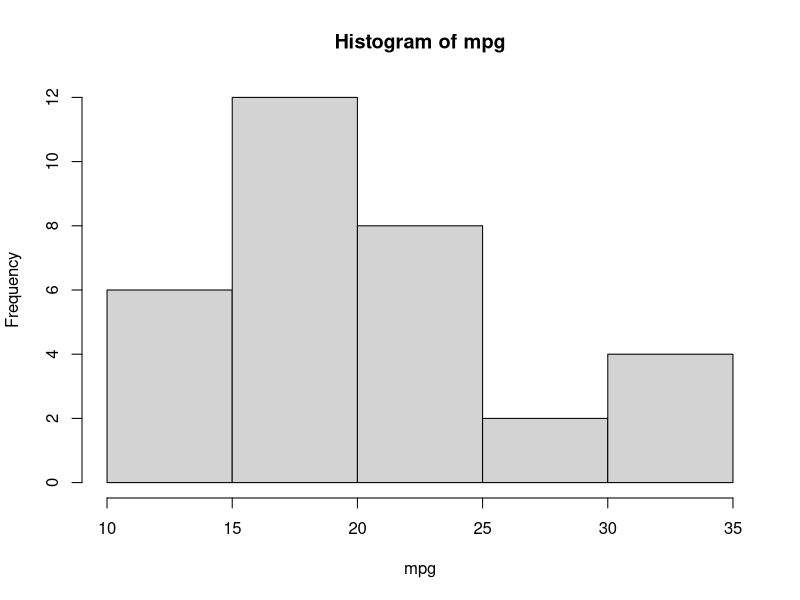
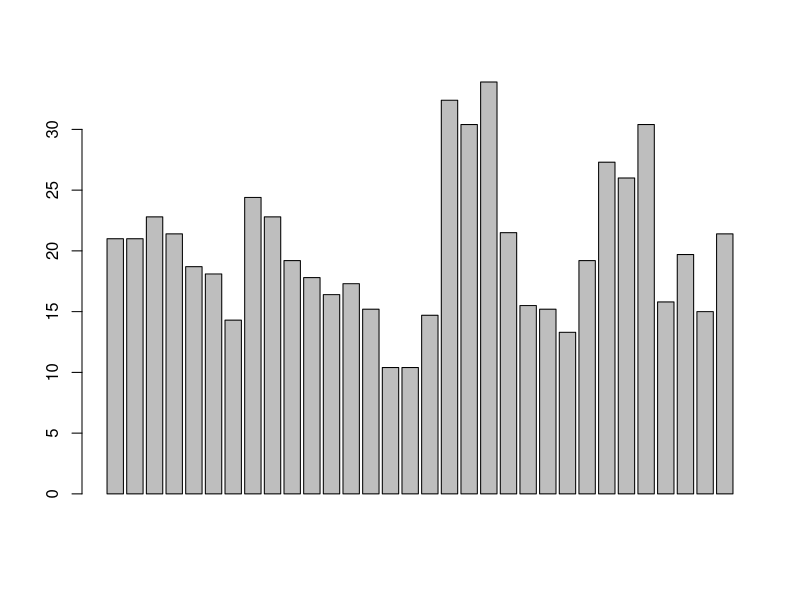
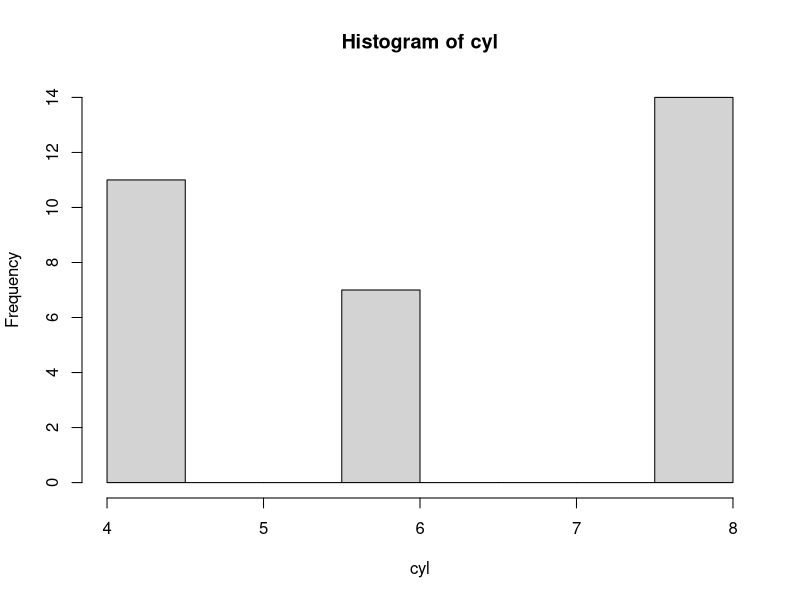
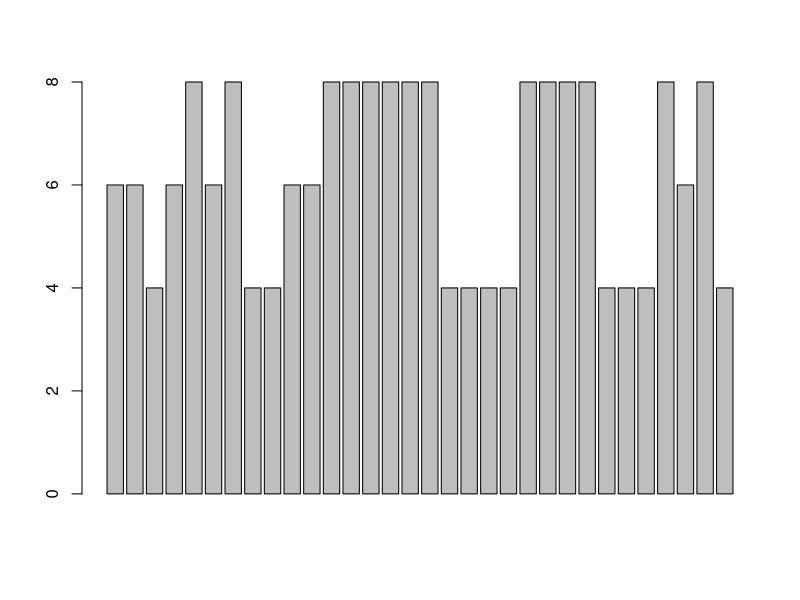
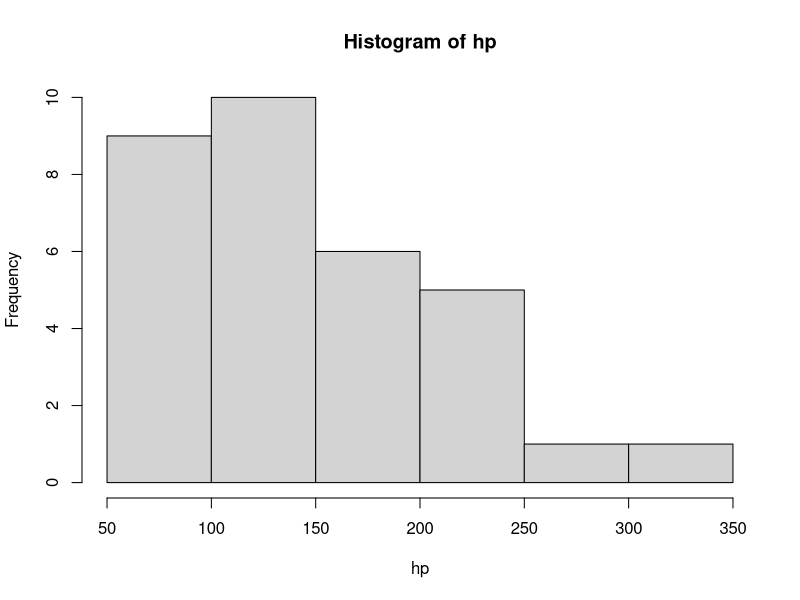
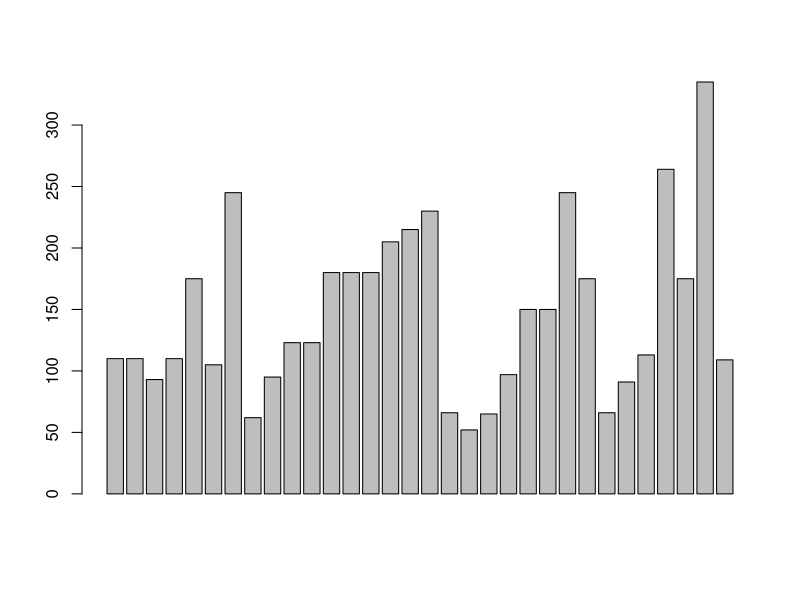
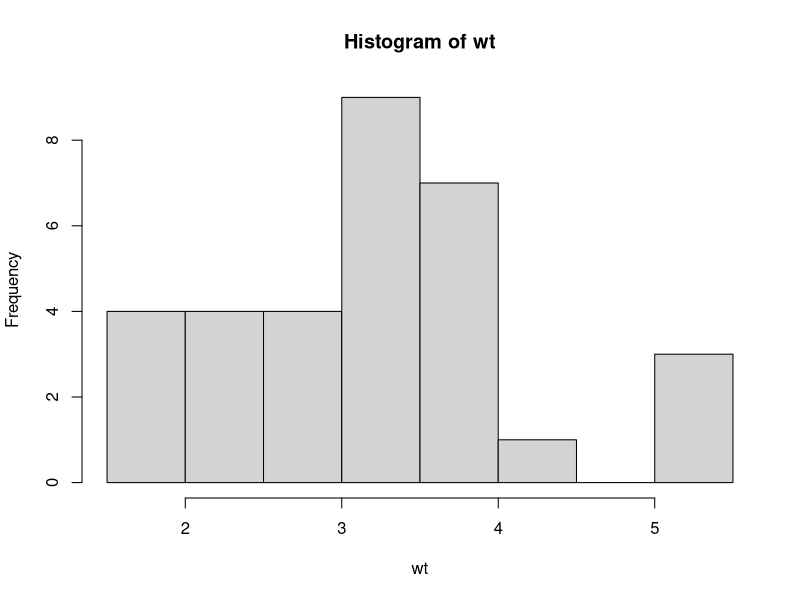
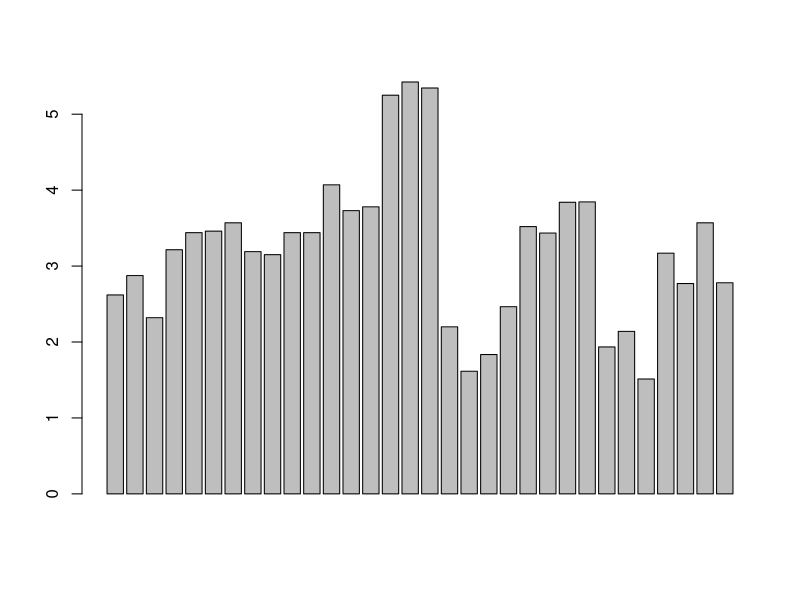

R code for these plots, in order:
data("mtcars")

attach(mtcars)

# hist = auftreten einzelner werte
hist(mpg)
# pie(mpg) zu viele stücke
barplot(mpg) # sinnvoll ?

hist(cyl)
# pie(cyl) zu viele stücke
barplot(cyl) # sinnvoll ?

hist(hp)
# pie(hp) zu viele stücke
barplot(hp) # sinnvoll ?

hist(wt)
#pie(wt) zu viele stücke
barplot(wt) # sinnvoll ?

# streudiagramme
plot(mpg, hp)
cor(mpg, hp)

plot(mpg, wt)
cor(mpg, wt)